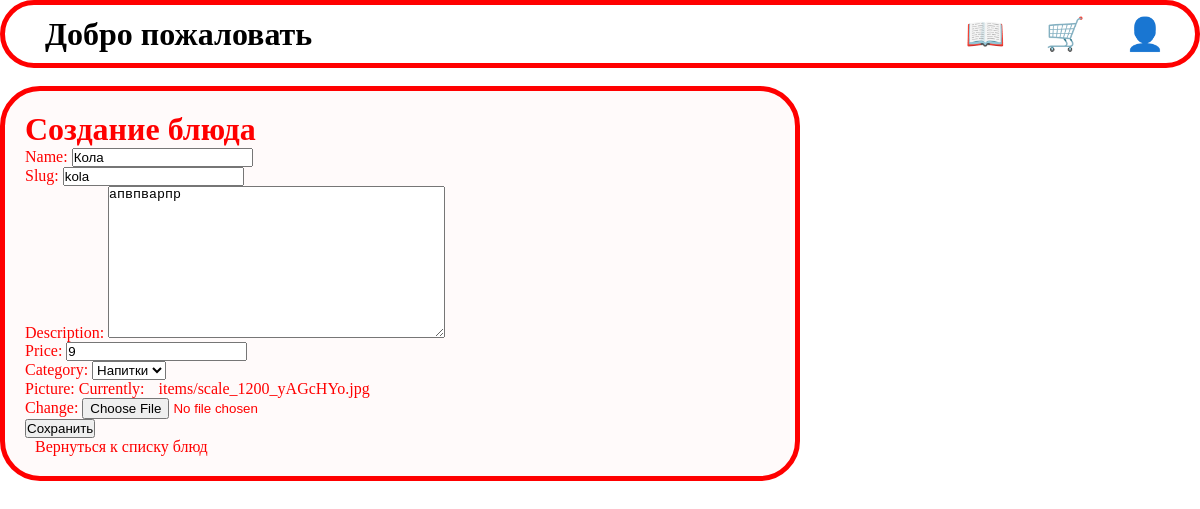
Screenshot of /kfc/main/dishes/1/update/ with the database file from the repository.
### main/models.py (models this page shows, shortened)
class Dish(mod.Model):
    name = mod.CharField(verbose_name="Name", max_length=70)
    slug = mod.CharField("Slug", max_length=90)
    description = mod.TextField("Description")
    price = mod.IntegerField('Price')
    category = mod.ForeignKey(Category, on_delete=mod.CASCADE)
    picture = mod.ImageField('Picture',
                             upload_to='items/',
                             default='items/images.jpg',
                             validators=[FileExtensionValidator(allowed_extensions=['png', 'jpg']), ],
                             )

class Category(mod.Model):
    name = mod.CharField("Name", max_length=50)
    slug = mod.CharField("Slug", max_length=70, blank=True)
    def __str__(self):
        return self.name
    class Meta:
        verbose_name = 'Категория'
        verbose_name_plural = 'Категории'
        ordering = ['id']

### main/views.py (the view)
# urls.py: path('dishes/<int:pk>/update/', DishUpdateView.as_view(), name='dish_update'),  # Изменить блюдо
class DishUpdateView(UpdateView):
    model = Dish
    form_class = DishForm
    template_name = 'dish_form.html'
    success_url = reverse_lazy('dish_list')

### main/forms.py
class DishForm(forms.ModelForm):
    class Meta:
        model = Dish
        fields = ['name', 'slug', 'description', 'price', 'category', 'picture']

### templates/dish_form.html (shortened to what this page needs)
{% extends 'base.html' %}
{% load static %}
{% block style %}
<link rel="stylesheet" href="{% static 'css/style.css' %}">
{% endblock %}
{% block content %}
<div class="container">
<h1>Создание блюда</h1>
<form method="post" enctype="multipart/form-data">
    {{ form.as_p }}
    <button type="submit">Сохранить</button>
</form>
<a href="{% url 'dish_list' %}">Вернуться к списку блюд</a>
</div>
{% endblock %}

### static/css/style.css (style rules this page uses)
body { align-items: center; }
.container { background-color: snow; color: red; padding: 10px; border: 5px solid ; border-color: red; border-radius: 40px; padding: 20px; width: 80%; max-width: 800px; }
a { color: red; text-decoration: none; margin: 0 10px; }

### static/css/head.css (style rules this page uses)
* { margin: 0; padding: 0; box-sizing: border-box; }

### rows the page displays
Dish: name "Кола", slug "kola", description "апвпварпр", price "9", category "Напитки"
